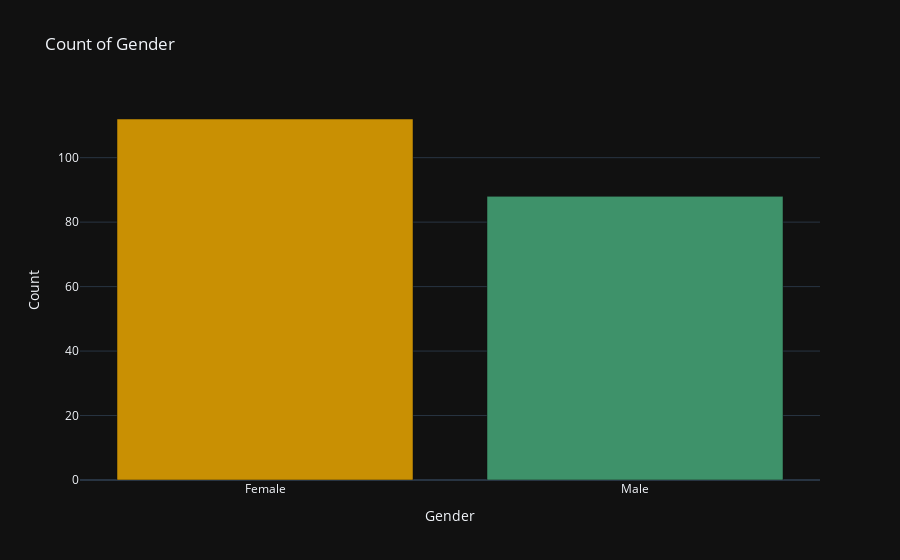

Here is the notebook cell this chart was saved with:
### Markdown cell above
# Data Visualization

### Code cell
# create a count of gender occurrences
gender_counts = dataset['Genre'].value_counts()

# create the bar plot using go.Figure()
fig = go.Figure([go.Bar(x=gender_counts.index, y=gender_counts.values,
                        marker_color=['#C99003', '#3E926A'])])

# update the layout
fig.update_layout(title='Count of Gender', xaxis_title='Gender', yaxis_title='Count',
                  template='plotly_dark')

# show the plot
fig.show()

### Figure 1 — Plotly figure (JSON) as saved in the notebook; plotly's stock layout.template omitted (floating-point values rounded to 4 significant figures)
{"data": [{"marker": {"color": ["#C99003", "#3E926A"]}, "type": "bar", "x": ["Female", "Male"], "y": [112, 88]}], "layout": {"title": {"text": "Count of Gender"}, "xaxis": {"title": {"text": "Gender"}}, "yaxis": {"title": {"text": "Count"}}}}
